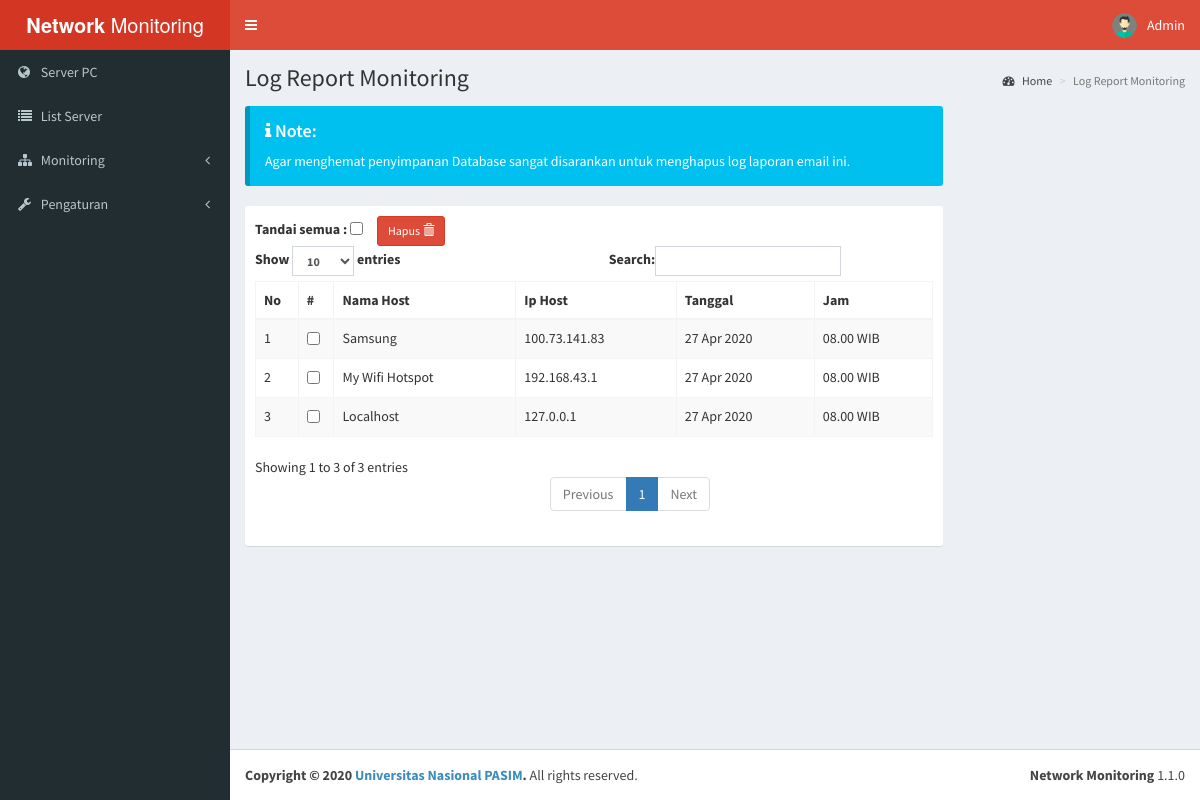
Screenshot of /log (signed in) with the database file from the repository.
### tables this page shows
CREATE TABLE `user` (
  `id_user` int(10) NOT NULL,
  `email_user` varchar(255) NOT NULL,
  `pwd_user` varchar(255) NOT NULL,
  `name_user` varchar(255) NOT NULL
);

CREATE TABLE `blok` (
  `id_blok` int(50) NOT NULL,
  `name_blok` varchar(255) NOT NULL,
  `telp_blok` varchar(100) NOT NULL,
  `add_blok` longtext NOT NULL,
  `sum_client` int(100) NOT NULL,
  `pusat_client` varchar(100) NOT NULL
);

CREATE TABLE `log` (
  `id_log` int(10) NOT NULL,
  `id_client` varchar(100) NOT NULL,
  `date_log` varchar(25) NOT NULL,
  `hour_log` varchar(25) NOT NULL,
  `status_log` int(5) NOT NULL
);

CREATE TABLE `client` (
  `id_client` int(50) NOT NULL,
  `id_blok` int(50) NOT NULL,
  `ip_client` varchar(50) NOT NULL,
  `name_client` varchar(255) NOT NULL,
  `status_client` enum('Connected','Disconnected','Destination net unreachable','Destination host unreachable','Request timed out') NOT NULL
);

### view/log-report.php (the view, shortened to what this page needs)
<?php
$this_date = date("d M Y");
$sql_l = "SELECT*FROM log NATURAL LEFT JOIN client WHERE date_log!='$this_date' ORDER BY id_log DESC";
$query_l = $conn->query($sql_l);
 ?>
<div class="box-body">
<form method="post" action="asset/proses.php?del_log">
<strong>Tandai semua :</strong> <input type="checkbox" class="master-noreg flat-red"> &nbsp;&nbsp;&nbsp;
<button class='btn btn-danger btn-sm' type="submit" onclick="alert('Hapus yang ditandai?');"> Hapus
<i class='glyphicon glyphicon-trash'></i></button>
    <table id="log-report" class="table table-bordered table-striped">
    <thead>
      <tr>
        <th>No</th>
        <th>#</th>
        <th>Nama Host</th>
        <th>Ip Host</th>
        <th>Tanggal</th>
        <th>Jam</th>
      </tr>
    </thead>
    <tbody>
    <?php
    $no=0;
    while ($a_log = $query_l->fetch_assoc()) {
        $no++;
            extract($a_log);
            echo "<tr>
                    <td>$no</td>
                    <td><input type='checkbox'class='noreg' name='id_log[]' value='$id_log'/></td>
                    <td>$name_client</td>
                    <td>$ip_client</td>
                    <td>$date_log</td>
                    <td>$hour_log.00 WIB</td>
                  </tr>";
        }
     ?>
  </table>
  </form>
</div>

### index.php (shortened to what this page needs)
<?php
    if (isset($_GET['page'])) {
      $page = $_GET['page'];
    } else {
      $page = "home";
    }
    	if (!isset($_SESSION['admin'])) {
    		include './view/login.php';
    	} else {
    		include './view/media.php';
    	}
 ?>

### view/media.php (shortened to what this page needs)
<!DOCTYPE html>
<html>
  <head>
    <link rel="stylesheet" href="asset/bootstrap/css/bootstrap.min.css">
    <link rel="stylesheet" href="https://maxcdn.bootstrapcdn.com/font-awesome/4.4.0/css/font-awesome.min.css">
    <link rel="stylesheet" href="asset/plugins/select2/select2.min.css">
    <link rel="stylesheet" href="https://code.ionicframework.com/ionicons/2.0.1/css/ionicons.min.css">
    <link rel="stylesheet" href="asset/dist/css/AdminLTE.min.css">
    <link rel="stylesheet" href="asset/dist/css/skins/_all-skins.min.css">
  </head>
  <body class="sidebar-mini skin-red layout-boxed">
    <div class="wrapper">
        <header class="main-header">
            <?php include './view/layout/header.php'; ?>
        </header>
      <aside class="main-sidebar">
        <section class="sidebar">
            <?php include './view/layout/sidebar.php'; ?>
        </section>
      </aside>
      <div class="content-wrapper">
          <?php include './view/layout/content.php'; ?>
      </div>
    <footer class="main-footer">
        <div class="pull-right hidden-xs">
          <b>Network Monitoring</b> 1.1.0
        </div>
        <strong>Copyright © <?php echo date("Y"); ?> <a href="">Universitas Nasional PASIM</a>.</strong> All rights reserved.
      </footer>
    </div>
  </body>
</html>

### view/layout/header.php (shortened to what this page needs)
<?php
$query_us = $conn->query("SELECT*FROM user WHERE id_user='$_SESSION[id]'");
$admin = $query_us->fetch_assoc();
$admin_name = $admin['name_user'];
 ?>
        <a href="home" class="logo">
          <span class="logo-lg"><b>Network</b> Monitoring</span>
        </a>
        <nav class="navbar navbar-static-top" role="navigation">
          <a href="#" class="sidebar-toggle" data-toggle="offcanvas" role="button">
          </a>
          <div class="navbar-custom-menu">
            <ul class="nav navbar-nav">
              <li class="dropdown user user-menu">
                <a href="#" class="dropdown-toggle" data-toggle="dropdown">
                  <img src="asset/dist/img/user2-160x160.jpg" class="user-image" alt="User Image">
                  <span class="hidden-xs"><?php echo $admin_name; ?></span>
                </a>
              </li>
            </ul>
          </div>
        </nav>

### view/layout/sidebar.php (shortened to what this page needs)
<ul class="sidebar-menu">
<?php
    $d_blokx=$conn->query("SELECT (name_blok) FROM blok WHERE pusat_client='1'")->fetch_assoc();
    $nama_blok = $d_blokx['name_blok'];
    $link = array("home", "stasiun", "#", "#");
    $nama = array("$nama_blok", "List Server", "Monitoring", "Pengaturan");
    $icon = array("fa fa-globe", "fa fa-list","fa fa-sitemap", "fa fa-wrench");
    for ($i=0; $i <= count($link)-1 ; $i++) {
      if (strcmp($page, "$link[$i]")==0) {
            $status_l = " class='active'";
          } else {
            $status_l = "";
          }
      if ($nama[$i] === "Monitoring") {
        $right_icon = "<i class='fa fa-angle-left pull-right'></i>";
        $menu_d = "<ul class='treeview-menu'>";
      } elseif ($nama[$i] === "Pengaturan") {
        $right_icon = "<i class='fa fa-angle-left pull-right'></i>";
        $menu_d = "<ul class='treeview-menu'>
        <li>
            <a class='active' href='./log'>Log Laporan Email</a>
        </li>
        <li>
            <a class='active' href='./add_client'>Add Client</a>
        </li>
        <li>
            <a class='active' href='./add_stasiun'>Add Server</a>
        </li>
        <li>
            <a href='./asset/proses.php?logout'>Logout</a>
        </li>
        </ul>";
      } else {
        $right_icon = "";
        $menu_d = "";
      }
      echo "<li $status_l>
              <a href='$link[$i]'>
              <i class='$icon[$i]'></i> <span>$nama[$i]</span> $right_icon
              </a> $menu_d";
              if ($nama[$i]==="Monitoring") {
              echo "</ul>";
              }
      echo "
            </li>";
    }
 ?>
 </ul>

### view/layout/content.php (shortened to what this page needs)
<?php
    if (strcmp($page, "home")==0) {
        function showNotif() {
          if (isset($_GET['st'])) {
                    if ($_GET['st'] == 1) {
                          echo '<div class="callout callout-warning" style="margin-bottom: 0!important;">
                              <h4><i class="fa fa-info"></i> Note:</h4>
                              Berhasil disimpan.
                            </div><br />';
                    } elseif ($_GET['st'] == 2) {
                          echo '<div class="callout callout-danger" style="margin-bottom: 0!important;">
                              <h4><i class="fa fa-info"></i> Note:</h4>
                              Gagal menyimpan.
                            </div><br />';
                    }
                  }
        }
        $d_blok=$conn->query("SELECT (name_blok) FROM blok WHERE pusat_client='1'")->fetch_assoc();
        $judul = $d_blok['name_blok'];
        $pantau = 1;
        $notif = 'true';
        $halaman = "./view/beranda.php";
      } elseif (strcmp($page, "log")==0) {
        function showNotif() {
          echo '<div class="callout callout-info" style="margin-bottom: 0!important;">
          <h4><i class="fa fa-info"></i> Note:</h4>
          Agar menghemat penyimpanan Database sangat disarankan untuk menghapus log laporan email ini.
          </div> <br />';
        }
        $notif = 'true';
        $judul = "Log Report Monitoring";
        $halaman = "./view/log-report.php";
      }  else {
        $notif = 'false';
        $pantau = 0;
        $judul = "";
        $halaman = "./view/404.php";
      }
?>
        <section class="content-header">
          <h1>
            <?php echo $judul; ?>
          </h1>
          <ol class="breadcrumb">
            <li><a href="#"><i class="fa fa-dashboard"></i> Home</a></li>
            <li class="active"><?php echo $judul; ?></li>
          </ol>
        </section>
        <section class="content">
          <div class="row">
            <div class="col-md-9">
            <?php
              if ($notif == "true") {
                showNotif();
              }
             ?>
              <div class="nav-tabs-custom">
                <?php include $halaman; ?>
              </div>
            </div>
            <div class="col-md-3">
            </div>
          </div>
        </section>

### rows the page displays
user: name_user "Admin"
blok: name_blok "Server PC", name_blok "List Server", name_blok "Monitoring", name_blok "Pengaturan"
log: client.name_client "Samsung", client.ip_client "100.73.141.83", date_log "27 Apr 2020", hour_log "08"
log: client.name_client "My Wifi Hotspot", client.ip_client "192.168.43.1", date_log "27 Apr 2020", hour_log "08"
log: client.name_client "Localhost", client.ip_client "127.0.0.1", date_log "27 Apr 2020", hour_log "08"

### other values shown
$judul "Log Report Monitoring"
